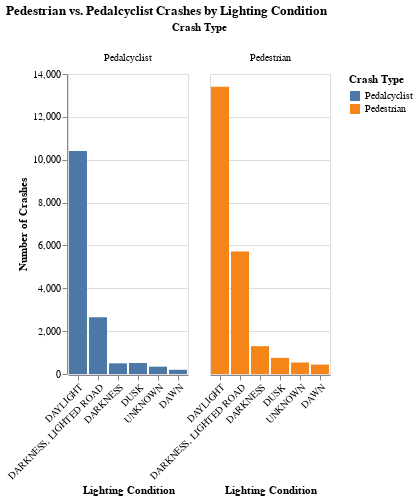

Source (notebook cell):
### Markdown cell above
## Visual-# Comparing the number of Pedestrain and Pedalcyclist relative to Lighting Conditions BarChart - Ameer Mustafa

### Code cell
# Visual one 
import altair as alt

# Label the type of crash in each DataFrame
pedestrian_df['Type'] = 'Pedestrian'
pedalcyclist_df['Type'] = 'Pedalcyclist'

# Combine both DataFrames into one that contains all pedastrian related accidents
all_pedastrian_df = pd.concat([pedestrian_df, pedalcyclist_df], ignore_index=True)

# Group by crash type and lighting condition
grouped = all_pedastrian_df.groupby(['Type', 'LIGHTING_CONDITION']).size().reset_index(name='Count')

# Create a grouped bar chart
bar_chart = alt.Chart(grouped).mark_bar().encode(
    x=alt.X('LIGHTING_CONDITION:N', title='Lighting Condition', sort='-y'),
    y=alt.Y('Count:Q', title='Number of Crashes'),
    color=alt.Color('Type:N', title='Crash Type'),
    column=alt.Column('Type:N', title='Crash Type'), # Create separate columns for each crash type
    tooltip=['Type:N', 'LIGHTING_CONDITION:N', 'Count:Q']
).properties(
    title='Pedestrian vs. Pedalcyclist Crashes by Lighting Condition'
).configure_axisX(labelAngle=-45)

bar_chart.show()

### Figure 1 — Vega-Lite specification as saved in the notebook (floating-point values rounded to 4 significant figures)
{"config": {"view": {"continuousWidth": 300, "continuousHeight": 300}, "axisX": {"labelAngle": -45}}, "data": {"name": "data-ff3c994a647fc91fb1840dd26b9b335a"}, "mark": {"type": "bar"}, "encoding": {"color": {"field": "Type", "title": "Crash Type", "type": "nominal"}, "column": {"field": "Type", "title": "Crash Type", "type": "nominal"}, "tooltip": [{"field": "Type", "type": "nominal"}, {"field": "LIGHTING_CONDITION", "type": "nominal"}, {"field": "Count", "type": "quantitative"}], "x": {"field": "LIGHTING_CONDITION", "sort": "-y", "title": "Lighting Condition", "type": "nominal"}, "y": {"field": "Count", "title": "Number of Crashes", "type": "quantitative"}}, "title": "Pedestrian vs. Pedalcyclist Crashes by Lighting Condition", "$schema": "https://vega.github.io/schema/vega-lite/v5.20.1.json", "datasets": {"data-ff3c994a647fc91fb1840dd26b9b335a": [{"Type": "Pedalcyclist", "LIGHTING_CONDITION": "DARKNESS", "Count": 497}, {"Type": "Pedalcyclist", "LIGHTING_CONDITION": "DARKNESS, LIGHTED ROAD", "Count": 2644}, {"Type": "Pedalcyclist", "LIGHTING_CONDITION": "DAWN", "Count": 198}, {"Type": "Pedalcyclist", "LIGHTING_CONDITION": "DAYLIGHT", "Count": 10403}, {"Type": "Pedalcyclist", "LIGHTING_CONDITION": "DUSK", "Count": 514}, {"Type": "Pedalcyclist", "LIGHTING_CONDITION": "UNKNOWN", "Count": 342}, {"Type": "Pedestrian", "LIGHTING_CONDITION": "DARKNESS", "Count": 1299}, {"Type": "Pedestrian", "LIGHTING_CONDITION": "DARKNESS, LIGHTED ROAD", "Count": 5713}, {"Type": "Pedestrian", "LIGHTING_CONDITION": "DAWN", "Count": 439}, {"Type": "Pedestrian", "LIGHTING_CONDITION": "DAYLIGHT", "Count": 13406}, {"Type": "Pedestrian", "LIGHTING_CONDITION": "DUSK", "Count": 753}, {"Type": "Pedestrian", "LIGHTING_CONDITION": "UNKNOWN", "Count": 536}]}}
